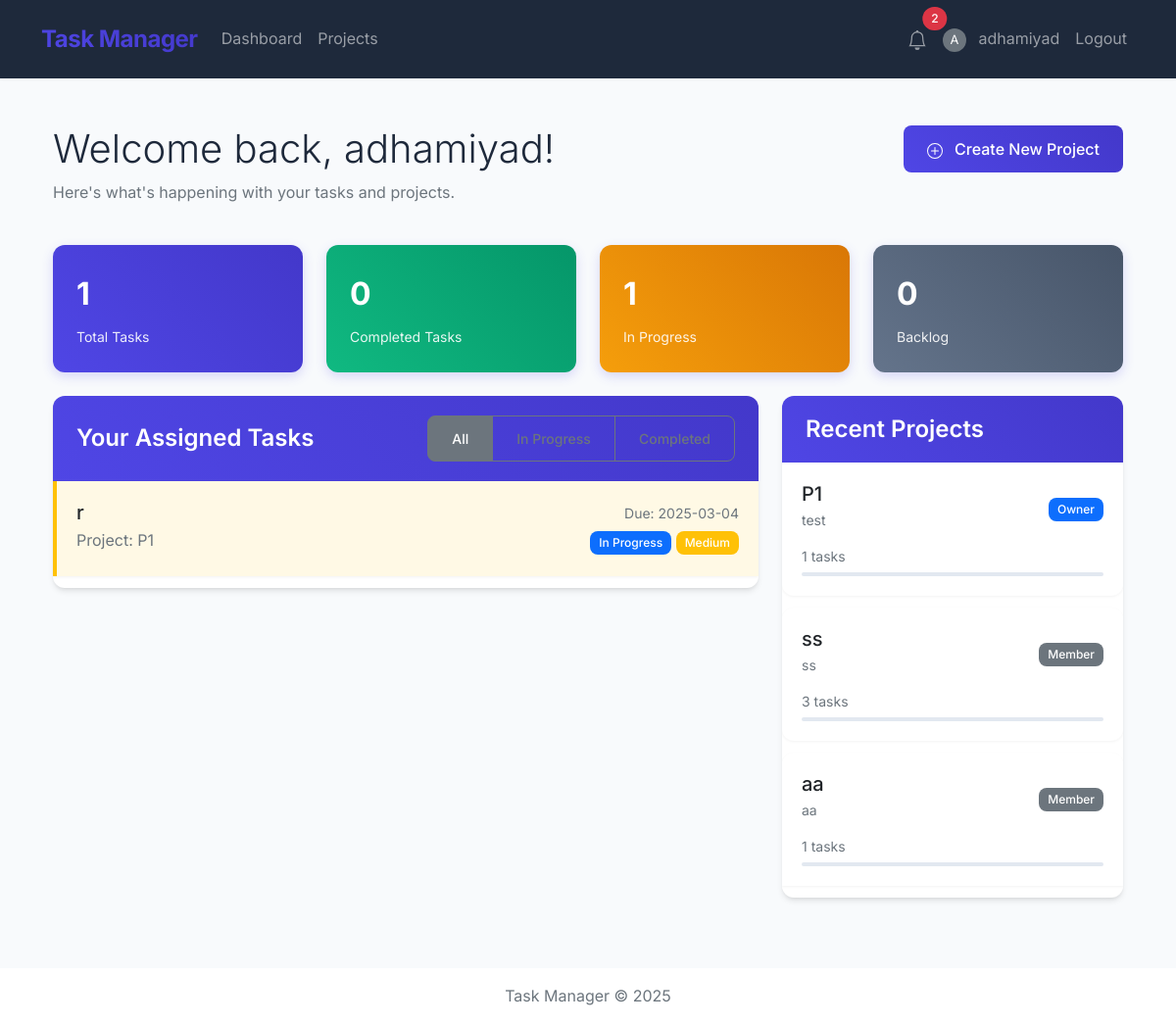
The app's page /dashboard (signed in) with its own data.
### app/models/models.py (models this page shows, shortened)
class User(UserMixin, db.Model):
    __tablename__ = 'users'
    id = db.Column(db.Integer, primary_key=True)
    username = db.Column(db.String(64), unique=True, nullable=False)
    email = db.Column(db.String(120), unique=True, nullable=False)
    password_hash = db.Column(db.String(128))
    created_at = db.Column(db.DateTime, default=datetime.datetime.now(datetime.timezone.utc))
    profile_picture = db.Column(db.BLOB)
    full_name = db.Column(db.String(100))
    bio = db.Column(db.Text)
    contact_info = db.Column(db.String(150))
    owned_projects = db.relationship('Project', backref='owner', lazy='dynamic')
    assigned_tasks = db.relationship('Task', backref='assignee', lazy='dynamic')
    join_requests = db.relationship('ProjectRequest', backref='requester', lazy='dynamic')
    dashboard_items = db.relationship('DashboardItem', backref='user', lazy='dynamic', cascade='all, delete-orphan')
    dashboard_stats = db.relationship('DashboardStat', backref='user', lazy='dynamic', cascade='all, delete-orphan')
    sent_friend_requests = db.relationship('Friendship',
                                          foreign_keys='Friendship.user_id',
                                          backref='sender',
                                          lazy='dynamic')
    received_friend_requests = db.relationship('Friendship',
                                             foreign_keys='Friendship.friend_id',
                                             backref='receiver',
                                             lazy='dynamic')
    def get_unread_notifications_count(self):
        return self.notifications.filter_by(is_read=False).count()

class Task(db.Model):
    __tablename__ = 'tasks'
    id = db.Column(db.Integer, primary_key=True)
    title = db.Column(db.String(100), nullable=False)
    description = db.Column(db.Text)
    due_date = db.Column(db.DateTime)
    status = db.Column(db.String(20), default='backlog')  # backlog, in_progress, completed
    priority = db.Column(db.String(20))  # low, medium, high
    created_at = db.Column(db.DateTime, default=datetime.datetime.now(datetime.timezone.utc))
    project_id = db.Column(db.Integer, db.ForeignKey('projects.id'), nullable=False)
    assignee_id = db.Column(db.Integer, db.ForeignKey('users.id'))
    comments = db.relationship('Comment', backref='task', lazy='dynamic', cascade='all, delete-orphan')

class Project(db.Model):
    __tablename__ = 'projects'
    id = db.Column(db.Integer, primary_key=True)
    title = db.Column(db.String(100), nullable=False)
    description = db.Column(db.Text)
    owner_id = db.Column(db.Integer, db.ForeignKey('users.id'))
    created_at = db.Column(db.DateTime, default=datetime.datetime.now(datetime.timezone.utc))
    tasks = db.relationship('Task', backref='project', lazy='dynamic', cascade='all, delete-orphan')
    members = db.relationship('User', secondary=project_members, backref=db.backref('projects', lazy='dynamic'))
    join_requests = db.relationship('ProjectRequest', backref='project', lazy='dynamic', cascade='all, delete-orphan')

### app/routes/main.py (the view)
@bp.route("/dashboard")
@login_required
def dashboard():
    return render_template("dashboard.html", Project=Project)

### app/templates/dashboard.html (shortened to what this page needs)
{% extends "base.html" %}
{% block content %}
<div class="container py-4">
    <div class="row mb-4">
        <div class="col-md-8">
            <h1 class="display-6 mb-2">Welcome back, {{ current_user.username }}!</h1>
            <p class="text-muted">Here's what's happening with your tasks and projects.</p>
        </div>
        <div class="col-md-4 text-end">
            <a href="{{ url_for('projects.create_project') }}" class="btn btn-primary">
                Create New Project
            </a>
        </div>
    </div>
    <div class="row mb-4">
        <div class="col-md-3">
            <div class="stats-card">
                <div class="number">{{ current_user.assigned_tasks.count() }}</div>
                <div class="label">Total Tasks</div>
            </div>
        </div>
        <div class="col-md-3">
            <div class="stats-card" style="background: linear-gradient(45deg, #10b981, #059669);">
                <div class="number">{{ current_user.assigned_tasks.filter_by(status='completed').count() }}</div>
                <div class="label">Completed Tasks</div>
            </div>
        </div>
        <div class="col-md-3">
            <div class="stats-card" style="background: linear-gradient(45deg, #f59e0b, #d97706);">
                <div class="number">{{ current_user.assigned_tasks.filter_by(status='in_progress').count() }}</div>
                <div class="label">In Progress</div>
            </div>
        </div>
        <div class="col-md-3">
            <div class="stats-card" style="background: linear-gradient(45deg, #64748b, #475569);">
                <div class="number">{{ current_user.assigned_tasks.filter_by(status='backlog').count() }}</div>
                <div class="label">Backlog</div>
            </div>
        </div>
    </div>
    <div class="row">
        <div class="col-md-8">
            <div class="card mb-4">
                <div class="card-header d-flex justify-content-between align-items-center">
                    <h4 class="mb-0">Your Assigned Tasks</h4>
                    <div class="btn-group">
                        <button type="button" class="btn btn-sm btn-outline-secondary active">All</button>
                        <button type="button" class="btn btn-sm btn-outline-secondary">In Progress</button>
                        <button type="button" class="btn btn-sm btn-outline-secondary">Completed</button>
                    </div>
                </div>
                <div class="card-body p-0">
                    {% if current_user.assigned_tasks.count() > 0 %}
                    <div class="list-group list-group-flush">
                        {% for task in current_user.assigned_tasks %}
                        <a href="{{ url_for('tasks.view_task', task_id=task.id) }}"
                            class="list-group-item list-group-item-action task-card" data-priority="{{ task.priority }}">
                            <div class="d-flex w-100 justify-content-between align-items-center">
                                <div>
                                    <h5 class="mb-1">{{ task.title }}</h5>
                                    <p class="mb-1 text-muted">Project: {{ task.project.title }}</p>
                                </div>
                                <div class="text-end">
                                    {% if task.due_date %}
                                    <small class="d-block text-muted mb-1">Due: {{ task.due_date.strftime('%Y-%m-%d')
                                        }}</small>
                                    {% endif %}
                                    <div class="badge-group">
                                        {% if task.status == 'backlog' %}
                                        <span class="badge bg-secondary">Backlog</span>
                                        {% elif task.status == 'in_progress' %}
                                        <span class="badge bg-primary">In Progress</span>
                                        {% elif task.status == 'completed' %}
                                        <span class="badge bg-success">Completed</span>
                                        {% endif %}
                                        {% if task.priority == 'low' %}
                                        <span class="badge bg-info">Low</span>
                                        {% elif task.priority == 'medium' %}
                                        <span class="badge bg-warning">Medium</span>
                                        {% elif task.priority == 'high' %}
                                        <span class="badge bg-danger">High</span>
                                        {% endif %}
                                    </div>
                                </div>
                            </div>
                        </a>
                        {% endfor %}
                    </div>
                    {% endif %}
                </div>
            </div>
        </div>
        <div class="col-md-4">
            <div class="card">
                <div class="card-header">
                    <h4 class="mb-0">Recent Projects</h4>
                </div>
                <div class="card-body p-0">
                    {% if current_user.owned_projects.count() > 0 or current_user.projects.count() > 0 %}
                    <div class="list-group list-group-flush">
                        {% for project in current_user.owned_projects.order_by(Project.created_at.desc()).limit(5) %}
                        <a href="{{ url_for('projects.view_project', project_id=project.id) }}"
                            class="list-group-item list-group-item-action">
                            <div class="d-flex w-100 justify-content-between align-items-center">
                                <div>
                                    <h5 class="mb-1">{{ project.title }}</h5>
                                    <p class="mb-1 text-muted small">{{ project.description|truncate(100) }}</p>
                                </div>
                                <span class="badge bg-primary">Owner</span>
                            </div>
                            <div class="mt-2">
                                <small class="text-muted">{{ project.tasks.count() }} tasks</small>
                                <div class="progress mt-1" style="height: 4px;">
                                    {% set completed = project.tasks.filter_by(status='completed').count() %}
                                    {% set total = project.tasks.count() %}
                                </div>
                            </div>
                        </a>
                        {% endfor %}
                        {% for project in current_user.projects if project.owner_id != current_user.id %}
                        <a href="{{ url_for('projects.view_project', project_id=project.id) }}"
                            class="list-group-item list-group-item-action">
                            <div class="d-flex w-100 justify-content-between align-items-center">
                                <div>
                                    <h5 class="mb-1">{{ project.title }}</h5>
                                    <p class="mb-1 text-muted small">{{ project.description|truncate(100) }}</p>
                                </div>
                                <span class="badge bg-secondary">Member</span>
                            </div>
                            <div class="mt-2">
                                <small class="text-muted">{{ project.tasks.count() }} tasks</small>
                                <div class="progress mt-1" style="height: 4px;">
                                    {% set completed = project.tasks.filter_by(status='completed').count() %}
                                    {% set total = project.tasks.count() %}
                                </div>
                            </div>
                        </a>
                        {% endfor %}
                    </div>
                    {% endif %}
                </div>
            </div>
        </div>
    </div>
</div>
{% endblock %}

### app/templates/base.html (shortened to what this page needs)
<!DOCTYPE html>
<html lang="en">
<head>
    <link rel="stylesheet" href="https://cdn.jsdelivr.net/npm/bootstrap@5.1.3/dist/css/bootstrap.min.css">
    <link rel="stylesheet" href="{{ url_for('static', filename='css/style.css') }}">
</head>
<body>
    <nav class="navbar navbar-expand-lg navbar-dark">
        <div class="container">
            <a class="navbar-brand" href="{{ url_for('main.index') }}">Task Manager</a>
            <div class="collapse navbar-collapse" id="navbarNav">
                <ul class="navbar-nav me-auto">
                    {% if current_user.is_authenticated %}
                    <li class="nav-item">
                        <a class="nav-link" href="{{ url_for('main.dashboard') }}">Dashboard</a>
                    </li>
                    <li class="nav-item">
                        <a class="nav-link" href="{{ url_for('projects.list_projects') }}">Projects</a>
                    </li>
                    {% endif %}
                </ul>
                <ul class="navbar-nav">
                    {% if current_user.is_authenticated %}
                    <li class="nav-item dropdown">
                        <a class="nav-link position-relative" href="#" id="notificationsDropdown" role="button"
                            data-bs-toggle="dropdown" aria-expanded="false">
                            {% if current_user.get_unread_notifications_count() > 0 %}
                            <span
                                class="position-absolute top-0 start-100 translate-middle badge rounded-pill bg-danger">
                                {{ current_user.get_unread_notifications_count() }}
                            </span>
                            {% endif %}
                        </a>
                            {% set notifications =
                            current_user.notifications.order_by(Notification.created_at.desc()).limit(5).all() %}
                    </li>
                    <li class="nav-item">
                        <a class="nav-link" href="{{ url_for('users.profile') }}">
                            {% if current_user.profile_picture %}
                            <img alt="Profile"
                                class="rounded-circle me-2" style="width: 24px; height: 24px; object-fit: cover;">
                            {% else %}
                            <span
                                class="rounded-circle bg-secondary text-white d-inline-flex align-items-center justify-content-center me-2"
                                style="width: 24px; height: 24px; font-size: 0.8rem;">
                                {{ current_user.username[0].upper() }}
                            </span>
                            {% endif %}
                            {{ current_user.username }}
                        </a>
                    </li>
                    <li class="nav-item">
                        <a class="nav-link" href="{{ url_for('auth.logout') }}">Logout</a>
                    </li>
                    {% endif %}
                </ul>
            </div>
        </div>
    </nav>
    <div class="container mt-4">
        {% block content %}{% endblock %}
    </div>
    <footer class="mt-5 py-3 text-center">
        <div class="container">
            <p class="text-muted mb-0">Task Manager &copy; 2025</p>
        </div>
    </footer>
</body>
</html>

### records on screen
User: username "A", username "adhamiyad"
Task: title "r", project "P1", due_date "2025-03-04", status "In Progress", priority "Medium"
Project: title "P1", description "test", tasks.count "1"
Project: title "ss", description "ss", tasks.count "3"
Project: title "aa", description "aa", tasks.count "1"

### other values on screen
{{ current_user.get_unread_notifications_count() }} "2"
{{ current_user.assigned_tasks.count() }} "1"
{{ current_user.assigned_tasks.filter_by(status='completed').count() }} "0"
{{ current_user.assigned_tasks.filter_by(status='in_progress').count() }} "1"
{{ current_user.assigned_tasks.filter_by(status='backlog').count() }} "0"
